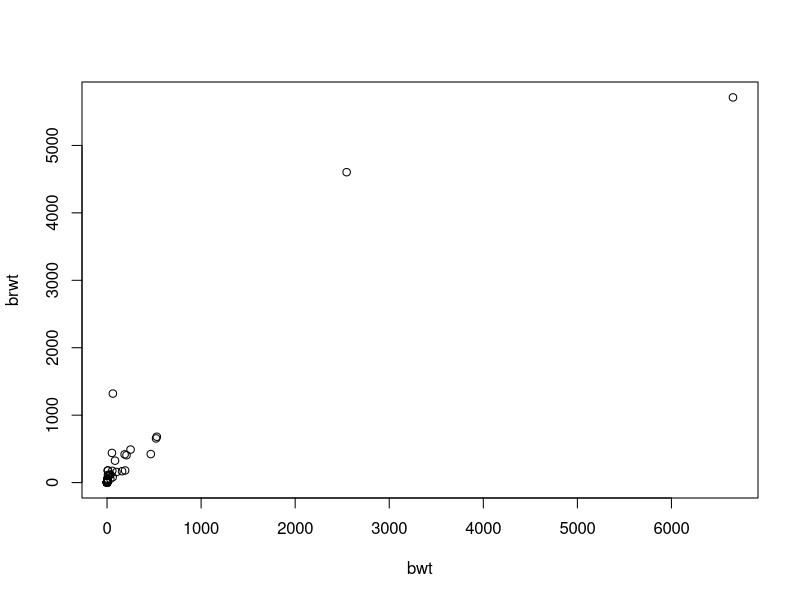
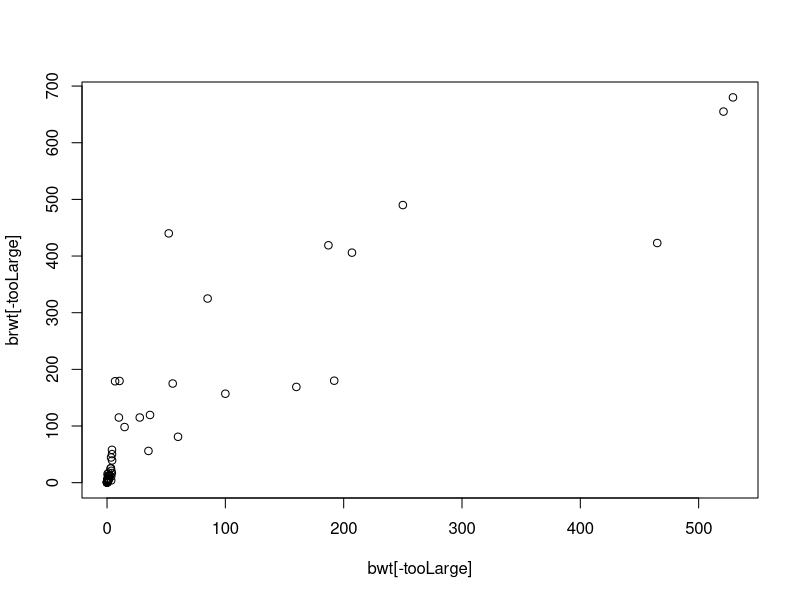
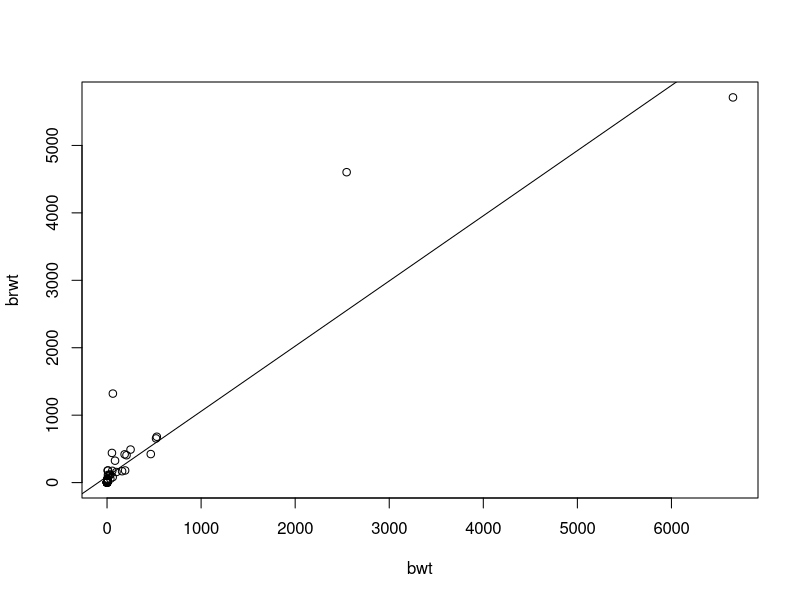
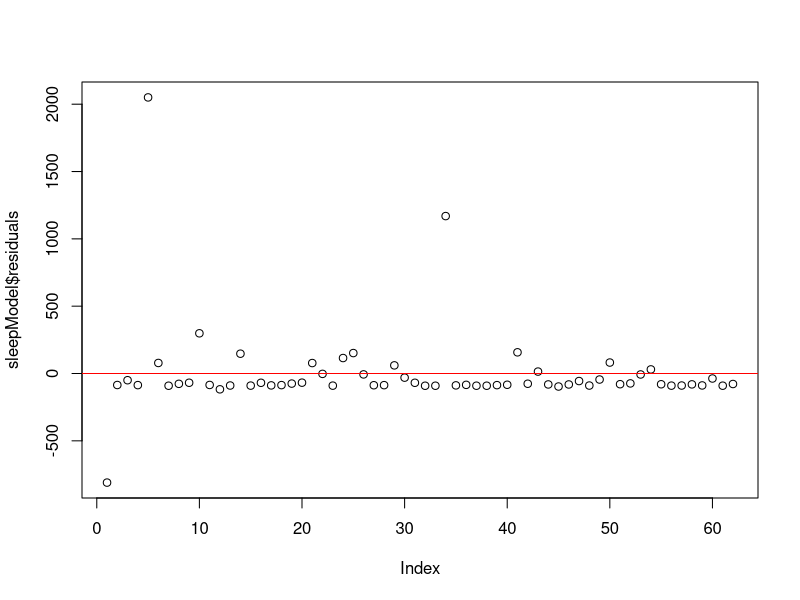

Write R code to recreate these figures, in order. (Note: this script raises an error after producing the figures.)
#setwd("~/Documents/RStudio/TMS150 - Stochastic Data Processing/AssignmentA1")
setwd("~/Documents/TMS150-Statistical-Data-Processing/AssignmentA1")

# To save all plots change to TRUE
savePlots <-  FALSE

# Response variable y = brwt = brain weight
# Covariate x = bwt = body weight

# Exercise 1 ----
sleeptab <- read.table('sleeptab.dat',header=TRUE) # loads the dataset
# the option header = TRUE tells R that the first row
# contains the variables names
attach(sleeptab) # this way you can access the variables by name
# Inspect the data:
head(sleeptab)

# 1.1
if (savePlots) png("figures/Ex1_1.png")
plot(bwt, brwt)
dev.off()

# 1.2
tooLarge <- which(brwt>1000)
Species_of_animal[tooLarge]
# "Africanelephant" "Asianelephant" "Man"
brwt[tooLarge]
# 5712 4603 1320

if (savePlots) png("figures/Ex1_2.png")
plot(bwt[-tooLarge], brwt[-tooLarge])
dev.off()
# Very linear for the smallest values, but less so for the largest.
# An increase in body weight does seem to increase the brain weight.

# 1.3 
# Linear fit by hand
# x = bwt
# y = brwt

# slope b1, formula from p 5 in recaplinear.pdf
b1 = sum((bwt-mean(bwt))*brwt) / sum((bwt-mean(bwt))^2)
#    sum( xi - mean(x)  * yi ) / sum((xi -mean( x ))^2)

# intercept b0
b0 = mean(brwt) - b1*mean(bwt)
#    mean( y  ) - b1*mean( x )

# Linear fit by 'lm'
sleepModel <- lm(brwt~bwt)
summary(sleepModel)
plot(bwt, brwt)
abline(sleepModel)

cat("Manual calc: \n", b0, b1,
    "\nUsing ´lm´:\n", sleepModel$coefficients)
# We get the same result when doing it manually and using the function, 
# which is good! 
# BUT using the function seems exponentially easier the more variables you have


# 1.4 
# The value b1 represent the slope, so an increase of 1 kg body weight correlate
# with an increase of 0.97 g brwt. This means that an 100 kg increase in body
# weight would lead, in average, to a 96 grams increase of brain weight.

# Exercise 2 ----
# You may use the predict() function
# 2.1 
if (savePlots) png("figures/Ex2_1.png")
plot(sleepModel$residuals)
abline(h=0, col = "red")
dev.off()
sleepModel$residuals[abs(sleepModel$residuals)>500]

# Estimation for later
x0 <- seq(min(bwt), max(bwt), length = 100) 
E0 <- predict(sleepModel, newdata = data.frame(bwt = x0))

# now produce plots of the estimated m2, by predicting from a grid of x0 values defined as below
# estimate E(y) according to x0
E0 <- predict(sleepModel, newdata = data.frame(bwt = x0))  # estimated expected distance using model m2 based on speed set at x0 
# add the predictions we have just obtained to the plot with data
lines(x0, E0, col = "red")  # add regression curve (colour: red)
